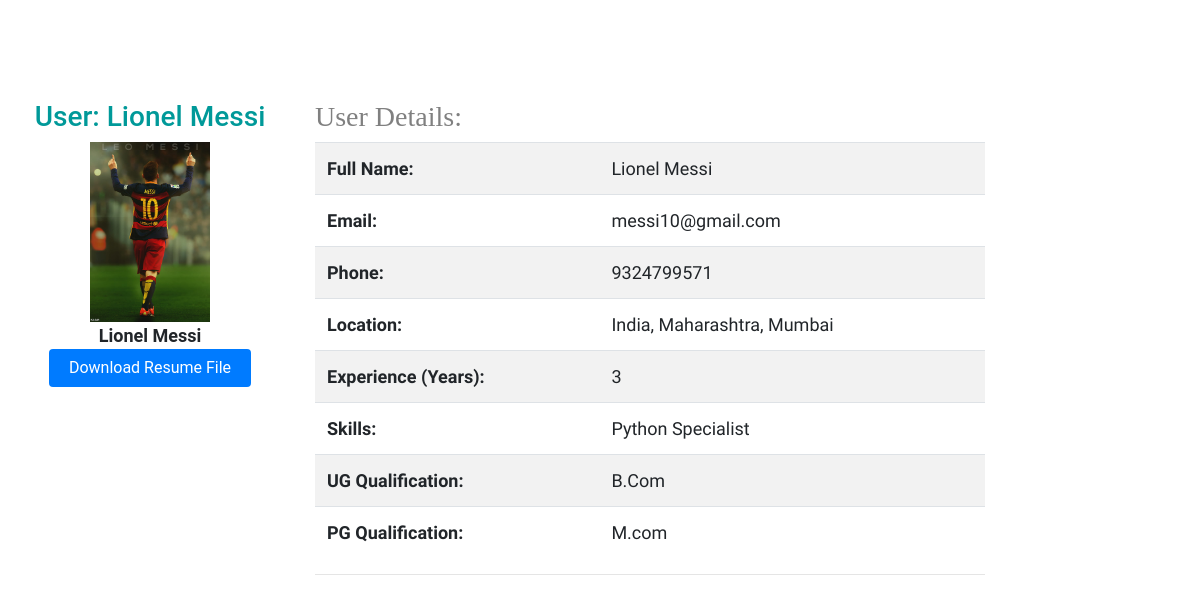
Page /employee/viewjobseeker.php?jsid=1 on the committed database.
### tables this page shows
CREATE TABLE `jobseeker` (
  `user_id` int(20) NOT NULL,
  `log_id` int(20) DEFAULT NULL,
  `name` varchar(100) NOT NULL,
  `phone` varchar(20) DEFAULT NULL,
  `location` varchar(200) DEFAULT NULL,
  `experience` varchar(100) DEFAULT NULL,
  `skills` varchar(100) DEFAULT NULL,
  `basic_edu` varchar(100) DEFAULT NULL,
  `master_edu` varchar(100) DEFAULT NULL,
  `other_qual` varchar(100) DEFAULT NULL,
  `dob` varchar(50) DEFAULT NULL,
  `Resume` varchar(100) DEFAULT NULL,
  `photo` varchar(200) DEFAULT NULL
);

### employee/viewjobseeker.php (the view, shortened to what this page needs)
<?php
$servername = "localhost";
$username = "root";
$password = "";
$dbname = "jobportal";
$conn = new mysqli($servername, $username, $password, $dbname);
$q = mysqli_query($conn,"select * from jobseeker join login on login.log_id=jobseeker.log_id WHERE jobseeker.user_id = $_GET[jsid]");
$row=mysqli_fetch_array($q);
?>
<!DOCTYPE HTML>
<html>
<head>
<link rel="stylesheet" href="https://maxcdn.bootstrapcdn.com/bootstrap/4.5.2/css/bootstrap.min.css">
  <link rel="stylesheet" href="https://cdnjs.cloudflare.com/ajax/libs/font-awesome/4.7.0/css/font-awesome.min.css">
    <link rel="stylesheet" href="../bootstrap/dist/css/bootstrap.min.css">
    <link href="../css/main.css" rel="stylesheet">
</head>
</head>
<body >
<body>
<div class="container-fluid" id="content" style="margin-top: 100px">
<div class="row">
    <aside class="col-sm-3" role="complementary">
        <div class="region region-sidebar-first well" id="sidebar">
            <h3 style="color: #009999" class="text-center" > User:<?php echo " ".$row['name']; ?> </h3>
        </div>
    <div class="thumbnail text-center">
        <div class="img thumbnail">
           <?php if($row['photo']!="") {
              echo "<img src = '../uploads/images/".$row['photo']."' height=180 >";
             }else echo" <img src='../uploads/images/fallbacklogo.jpg' height=180>";
           ?>
        </div>
         <strong><?php echo $row['name']; ?> </strong>
            <p> <?php if($row['Resume']!="") {
                    echo "<button type='button' class='btn bg-primary w-75' ><a href = '../uploads/resume/".$row['Resume']."' style='color:white;' >
                    Download Resume File </a ></button>";
                }?>
    </aside>
    <aside class="col-sm-7">
        <div id="details"  >
            <h3 style="font-family: times"> User Details:</h3>
            <table class="table table-striped" style="font-family: 'Martel', serif;"  >
                <tr >
                    <td class="tbold">Full Name:</td>
                    <td><?php echo $row['name']; ?></td>
                </tr>
                <tr>
                    <td class="tbold">Email:</td>
                    <td><?php echo $row['email']; ?></td>
                </tr>
                <tr>
                    <td class="tbold">Phone:</td>
                    <td><?php echo $row['phone']; ?></td>
                </tr>
                <tr>
                    <td class="tbold">Location:</td>
                    <td><?php echo $row['location']; ?></td>
                </tr>
                <tr>
                    <td class="tbold">Experience (Years):</td>
                    <td><?php echo $row['experience']; ?></td>
                </tr>
                <tr>
                    <td class="tbold">Skills:</td>
                    <td><?php echo $row['skills']; ?></td>
                </tr>
                <tr>
                    <td class="tbold">UG Qualification:</td>
                    <td><?php echo $row['basic_edu']; ?></td>
                </tr>
                <tr>
                    <td class="tbold">PG Qualification:</td>
                    <td><?php echo $row['master_edu']; ?></td>
                </tr>
            </table><hr>
        </div>
    </div></aside>
</div>
</body>
</html>

### Interview/main.css (style rules this page uses)
body { font-family: 'Roboto', sans-serif; font-size:18px; }
h3 { color: grey; }

### employee/viewjobseeker.php (style rules this page uses)
table.table { background: transparent; }
td.tbold { font-weight: bold; }
table { background: transparent; }
.thumbnail { width: 100; height: 100; background: transparent; border:none; }

### rows in the picture
jobseeker: name "Lionel Messi", photo (picture), log.email "messi10@gmail.com", phone "9324799571", location "India, Maharashtra, Mumbai", experience "3", skills "Python Specialist", basic_edu "B.Com", master_edu "M.com"
